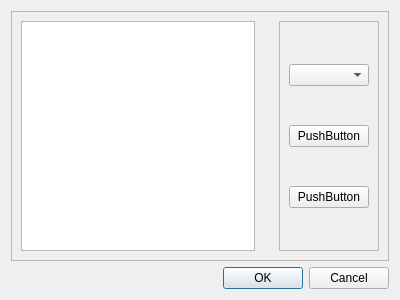
<?xml version="1.0" encoding="UTF-8"?>
<ui version="4.0">
 <class>StartupWindow</class>
 <widget class="QDialog" name="StartupWindow">
  <property name="geometry">
   <rect>
    <x>0</x>
    <y>0</y>
    <width>400</width>
    <height>300</height>
   </rect>
  </property>
  <property name="windowTitle">
   <string>Dialog</string>
  </property>
  <layout class="QHBoxLayout" name="horizontalLayout">
   <item>
    <layout class="QVBoxLayout" name="verticalLayout">
     <item>
      <widget class="QFrame" name="frame">
       <property name="frameShape">
        <enum>QFrame::Shape::StyledPanel</enum>
       </property>
       <property name="frameShadow">
        <enum>QFrame::Shadow::Raised</enum>
       </property>
       <layout class="QHBoxLayout" name="horizontalLayout_3">
        <item>
         <widget class="QListView" name="listView"/>
        </item>
        <item>
         <spacer name="horizontalSpacer">
          <property name="orientation">
           <enum>Qt::Orientation::Horizontal</enum>
          </property>
          <property name="sizeHint" stdset="0">
           <size>
            <width>40</width>
            <height>20</height>
           </size>
          </property>
         </spacer>
        </item>
        <item>
         <widget class="QFrame" name="frame_2">
          <property name="frameShape">
           <enum>QFrame::Shape::StyledPanel</enum>
          </property>
          <property name="frameShadow">
           <enum>QFrame::Shadow::Raised</enum>
          </property>
          <layout class="QVBoxLayout" name="verticalLayout_2">
           <item>
            <widget class="QComboBox" name="comboBox"/>
           </item>
           <item>
            <widget class="QPushButton" name="pushButton_2">
             <property name="text">
              <string>PushButton</string>
             </property>
            </widget>
           </item>
           <item>
            <widget class="QPushButton" name="pushButton">
             <property name="text">
              <string>PushButton</string>
             </property>
            </widget>
           </item>
          </layout>
         </widget>
        </item>
       </layout>
      </widget>
     </item>
     <item>
      <widget class="QDialogButtonBox" name="buttonBox">
       <property name="orientation">
        <enum>Qt::Orientation::Horizontal</enum>
       </property>
       <property name="standardButtons">
        <set>QDialogButtonBox::StandardButton::Cancel|QDialogButtonBox::StandardButton::Ok</set>
       </property>
      </widget>
     </item>
    </layout>
   </item>
  </layout>
 </widget>
 <resources/>
 <connections>
  <connection>
   <sender>buttonBox</sender>
   <signal>accepted()</signal>
   <receiver>StartupWindow</receiver>
   <slot>accept()</slot>
   <hints>
    <hint type="sourcelabel">
     <x>248</x>
     <y>254</y>
    </hint>
    <hint type="destinationlabel">
     <x>157</x>
     <y>274</y>
    </hint>
   </hints>
  </connection>
  <connection>
   <sender>buttonBox</sender>
   <signal>rejected()</signal>
   <receiver>StartupWindow</receiver>
   <slot>reject()</slot>
   <hints>
    <hint type="sourcelabel">
     <x>316</x>
     <y>260</y>
    </hint>
    <hint type="destinationlabel">
     <x>286</x>
     <y>274</y>
    </hint>
   </hints>
  </connection>
 </connections>
</ui>
